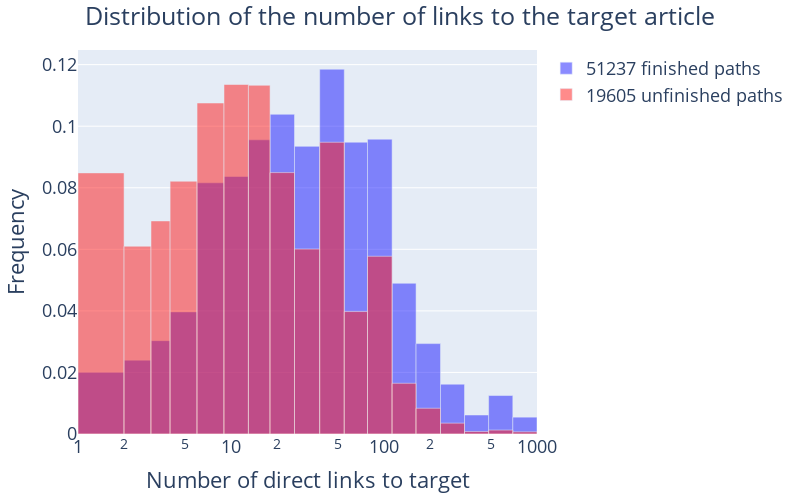

Notebook code cell kept with this figure:
### Markdown cell above
#### 1.2.2) Number of links to target

Another parameter might be the number of links leading to the target: intuitively, the more there are the easier it is to reach the article. To investivigate this hypothesis, we plot the distribution of the number of links to the target article depending on whether the player won.

### Code cell
plot_distrib_number_links2target(all_games)

### Figure 1 — Plotly figure (JSON) as saved in the notebook; plotly's stock layout.template omitted (floating-point values rounded to 4 significant figures)
{"data": [{"customdata": [[1, 1, " 1028 finished paths"], [2, 2, " 1229 finished paths"], [3, 3, " 1553 finished paths"], [4, 5, " 2031 finished paths"], [6, 8, " 4179 finished paths"], [9, 12, " 4284 finished paths"], [13, 17, " 4894 finished paths"], [18, 25, " 5319 finished paths"], [26, 37, " 4786 finished paths"], [38, 54, " 6069 finished paths"], [55, 77, " 4855 finished paths"], [78, 112, " 4905 finished paths"], [113, 161, " 2508 finished paths"], [162, 233, " 1504 finished paths"], [234, 335, " 829 finished paths"], [336, 482, " 316 finished paths"], [483, 694, " 640 finished paths"], [695, 999, " 280 finished paths"]], "hovertemplate": "<b> Interval: [%{customdata[0]}, %{customdata[1]}] </b> <br>%{customdata[2]} <extra></extra>", "marker": {"color": "rgba(25, 25, 255, 0.5)"}, "name": "51237 finished paths", "type": "bar", "width": [1, 1, 1, 2, 3, 4, 5, 8, 12, 17, 23, 35, 49, 72, 102, 147, 212, 305], "x": [1.5, 2.5, 3.5, 5, 7.5, 11, 15.5, 22, 32, 46.5, 66.5, 95.5, 137.5, 198, 285, 409.5, 589, 847.5], "y": [0.02007, 0.024, 0.03033, 0.03966, 0.08161, 0.08366, 0.09557, 0.1039, 0.09346, 0.1185, 0.09481, 0.09578, 0.04898, 0.02937, 0.01619, 0.006171, 0.0125, 0.005468]}, {"customdata": [[1, 2, " 1663 unfinished paths"], [2, 3, " 1196 unfinished paths"], [3, 4, " 1357 unfinished paths"], [4, 6, " 1610 unfinished paths"], [6, 9, " 2108 unfinished paths"], [9, 13, " 2226 unfinished paths"], [13, 18, " 2221 unfinished paths"], [18, 26, " 1665 unfinished paths"], [26, 38, " 1178 unfinished paths"], [38, 55, " 1858 unfinished paths"], [55, 78, " 780 unfinished paths"], [78, 113, " 1132 unfinished paths"], [113, 162, " 323 unfinished paths"], [162, 234, " 164 unfinished paths"], [234, 336, " 69 unfinished paths"], [336, 483, " 16 unfinished paths"], [483, 695, " 25 unfinished paths"], [695, 1000, " 14 unfinished paths"]], "hovertemplate": "%{customdata[2]} <extra></extra>", "marker": {"color": "rgba(255, 25, 25, 0.5)"}, "name": "19605 unfinished paths", "type": "bar", "width": [1, 1, 1, 2, 3, 4, 5, 8, 12, 17, 23, 35, 49, 72, 102, 147, 212, 305], "x": [1.5, 2.5, 3.5, 5, 7.5, 11, 15.5, 22, 32, 46.5, 66.5, 95.5, 137.5, 198, 285, 409.5, 589, 847.5], "y": [0.08483, 0.061, 0.06922, 0.08212, 0.1075, 0.1135, 0.1133, 0.08493, 0.06009, 0.09477, 0.03979, 0.05774, 0.01648, 0.008365, 0.00352, 0.0008161, 0.001275, 0.0007141]}], "layout": {"barmode": "overlay", "font": {"size": 18}, "height": 500, "hovermode": "x unified", "margin": {"b": 20, "l": 20, "r": 20, "t": 50}, "title": {"text": "Distribution of the number of links to the target article", "x": 0.5, "xanchor": "center"}, "width": 800, "xaxis": {"title": {"text": "Number of direct links to target"}, "type": "log"}, "yaxis": {"title": {"text": "Frequency"}}}}
